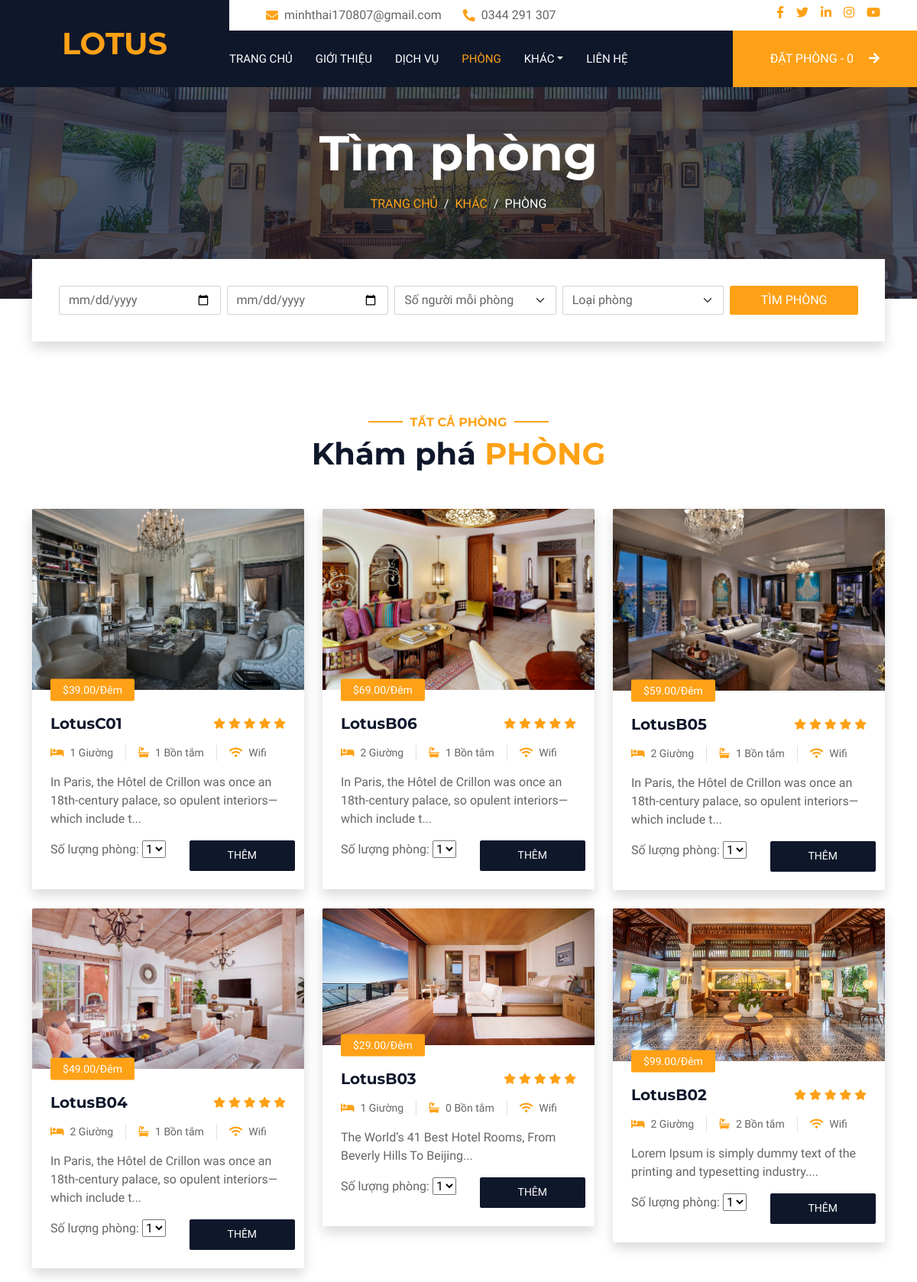
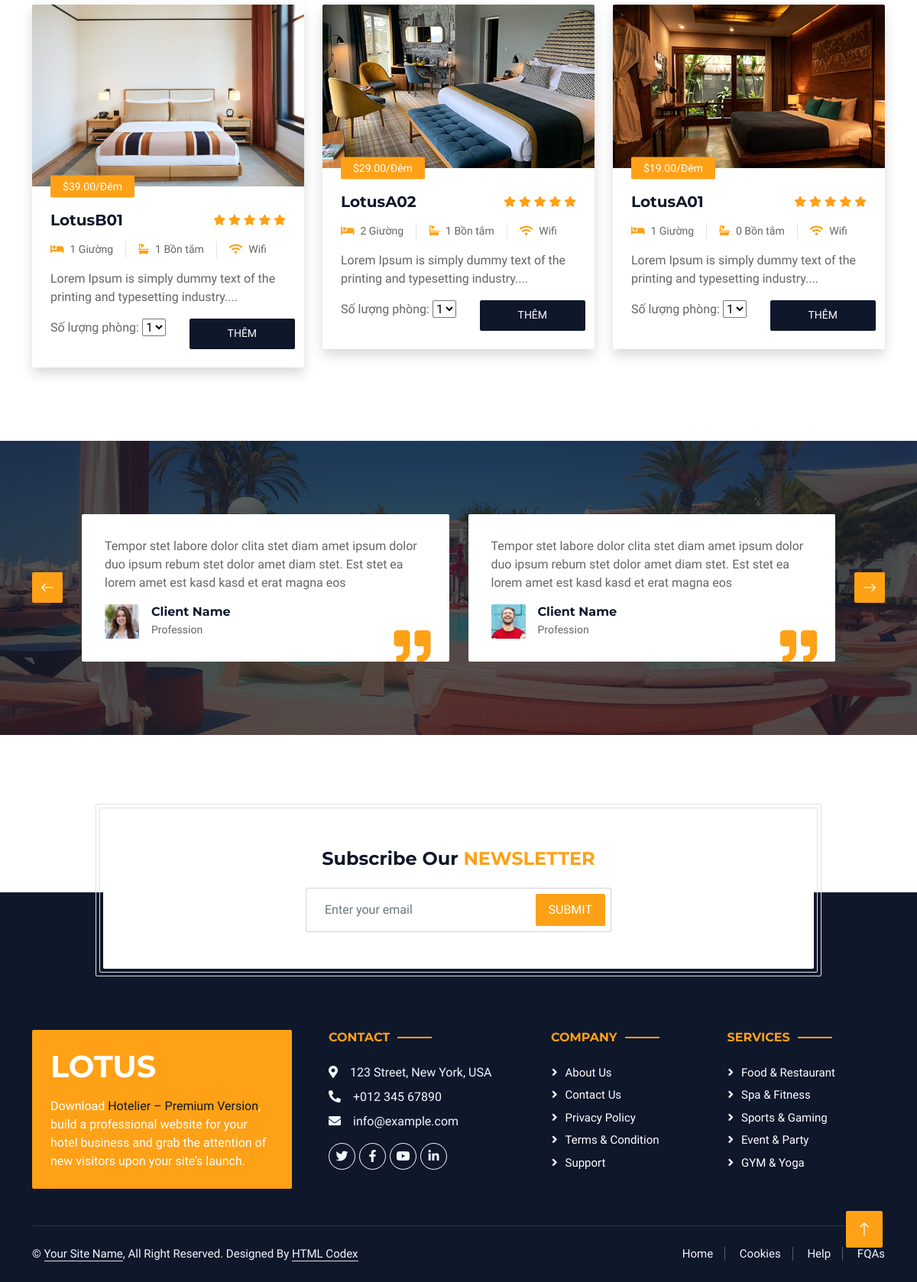
Screenshot of /room_all/ with the database file from the repository (2 pictures, top to bottom).
### store/models.py (models this page shows, shortened)
class Room(models.Model):
    room_code = models.CharField(max_length=255)
    slug = models.SlugField(max_length=255)
    room_type_id = models.ForeignKey(RoomType, related_name='room_type', on_delete=models.SET_NULL, null=True)
    floor_id = models.ForeignKey(Floor, related_name='floor', on_delete=models.SET_NULL, null=True)
    price = models.DecimalField(max_digits=4, decimal_places=2, default=0)
    is_saled = models.BooleanField(default=True)
    image = models.ImageField(upload_to='images/', default='images/default.png')
    image1 = models.ImageField(upload_to='images/', default='images/default.png')
    image2 = models.ImageField(upload_to='images/', default='images/default.png')
    image3 = models.ImageField(upload_to='images/', default='images/default.png')
    bed_qty = models.IntegerField(default=0)
    bath_qty = models.IntegerField(default=0)
    description = models.TextField(default='')  # Cung cấp giá trị mặc định là chuỗi rỗng
    rooms = RoomManager()
    created_date = models.DateTimeField(auto_now_add=True)
    updated_date = models.DateTimeField(auto_now=True)
    created_by = models.CharField(max_length=255, default='admin')
    modified_by = models.CharField(max_length=255, default='admin')
    is_deleted = models.BooleanField(default=False)
    class Meta:
        verbose_name_plural = 'Rooms'
        ordering = ('-created_date',)
    def get_absolute_url(self):
        return reverse('store:room_detail', args=[self.slug])

### store/views.py (the view)
# urls.py: path('room_all/', views.room_all, name="room_all"),
def room_all(request):
    rooms = Room.rooms.all()
    return render(request, 'room/room_all.html', {'rooms':rooms})

### basket/basket.py (called while the page is built)
    def __len__(self):
        return sum(item['qty'] for item in self.basket.values())

### store/context_processors.py (called while the page is built)
def room_types(request):
    return {
        'room_types': RoomType.objects.all()
    }

### store/models.py (called while the page is built)
    def get_queryset(self):
        return super(RoomManager, self).get_queryset().filter(is_saled=True)

    def __str__(self):
        return self.name

### templates/room/room_all.html (shortened to what this page needs)
{% extends "../base.html" %}
{% load static %}
{% block content %}
<div class="container-xxl py-5">
    <div class="container">
        <div class="text-center wow fadeInUp" data-wow-delay="0.1s">
            <h6 class="section-title text-center text-primary text-uppercase">Tất cả phòng</h6>
            <h1 class="mb-5">Khám phá <span class="text-primary text-uppercase">Phòng</span></h1>
        </div>
        <div class="row g-4">
            {% for room in rooms %}
            <div class="col-lg-4 col-md-6 wow fadeInUp" data-wow-delay="0.1s">
                <div class="room-item shadow rounded overflow-hidden">
                    <div class="position-relative">
                        <img class="img-fluid" src="{{ room.image.url }}" alt="">
                        <small class="position-absolute start-0 top-100 translate-middle-y bg-primary text-white rounded py-1 px-3 ms-4">${{room.price}}/Đêm</small>
                    </div>
                    <div class="p-4 mt-2">
                        <div class="d-flex justify-content-between mb-3">
                            <a href="{{ room.get_absolute_url }}"><h5 class="mb-0">{{room.room_code}}
                            </h5></a>
                            <div class="ps-2">
                                <small class="fa fa-star text-primary"></small>
                                <small class="fa fa-star text-primary"></small>
                                <small class="fa fa-star text-primary"></small>
                                <small class="fa fa-star text-primary"></small>
                                <small class="fa fa-star text-primary"></small>
                            </div>
                        </div>
                        <div class="d-flex mb-3">
                            <small class="border-end me-3 pe-3"><i class="fa fa-bed text-primary me-2"></i>{{room.bed_qty}} Giường</small>
                            <small class="border-end me-3 pe-3"><i class="fa fa-bath text-primary me-2"></i>{{room.bath_qty}} Bồn tắm</small>
                            <small><i class="fa fa-wifi text-primary me-2"></i>Wifi</small>
                        </div>
                        <p class="text-body mb-3">{{room.description|slice:":100" }}...</p>
                        <div class="d-flex justify-content-end row">
                            <form action="/action_page.php" class="col-7">
                                <label for="cars">Số lượng phòng:</label>
                                <select name="cars" id="cars">
                                    <option value="1">1</option>
                                </select>
                            </form>
                            <a class="btn btn-sm btn-dark rounded py-2 px-4 col" href="">Thêm</a>
                        </div>
                    </div>
                </div>
            </div>
            {% endfor %}
        </div>
    </div>
</div>
{% endblock %}

### static/css/style.css (style rules this page uses)
:root { --primary: #FEA116; --light: #F1F8FF; --dark: #0F172B; }
.btn { font-weight: 500; text-transform: uppercase; transition: .5s; }
.section-title { position: relative; display: inline-block; }
.section-title::before { position: absolute; content: ""; width: 45px; height: 2px; top: 50%; left: -55px; margin-top: -1px; background: var(--primary); }
.section-title::after { position: absolute; content: ""; width: 45px; height: 2px; top: 50%; right: -55px; margin-top: -1px; background: var(--primary); }

### static/css/room_detail.css (style rules this page uses)
:root { --primary: #FEA116; --light: #F1F8FF; --dark: #0F172B; }
.btn { font-weight: 500; text-transform: uppercase; transition: .5s; }
.section-title { position: relative; display: inline-block; }
.section-title::before { position: absolute; content: ""; width: 45px; height: 2px; top: 50%; left: -55px; margin-top: -1px; background: var(--primary); }
.section-title::after { position: absolute; content: ""; width: 45px; height: 2px; top: 50%; right: -55px; margin-top: -1px; background: var(--primary); }

### rows the page displays
Room: image (picture), price "39.00", room_code "LotusC01", bed_qty "1", bath_qty "1", description "In Paris, the Hôtel de Crillon was once an 18th-century palace, so opulent interiors—which include t"
Room: image (picture), price "69.00", room_code "LotusB06", bed_qty "2", bath_qty "1", description "In Paris, the Hôtel de Crillon was once an 18th-century palace, so opulent interiors—which include t"
Room: image (picture), price "59.00", room_code "LotusB05", bed_qty "2", bath_qty "1", description "In Paris, the Hôtel de Crillon was once an 18th-century palace, so opulent interiors—which include t"
Room: image (picture), price "49.00", room_code "LotusB04", bed_qty "2", bath_qty "1", description "In Paris, the Hôtel de Crillon was once an 18th-century palace, so opulent interiors—which include t"
Room: image (picture), price "29.00", room_code "LotusB03", bed_qty "1", bath_qty "0", description "The World’s 41 Best Hotel Rooms, From Beverly Hills To Beijing"
Room: image (picture), price "99.00", room_code "LotusB02", bed_qty "2", bath_qty "2", description "Lorem Ipsum is simply dummy text of the printing and typesetting industry."
Room: image (picture), price "39.00", room_code "LotusB01", bed_qty "1", bath_qty "1", description "Lorem Ipsum is simply dummy text of the printing and typesetting industry."
Room: image (picture), price "29.00", room_code "LotusA02", bed_qty "2", bath_qty "1", description "Lorem Ipsum is simply dummy text of the printing and typesetting industry."
Room: image (picture), price "19.00", room_code "LotusA01", bed_qty "1", bath_qty "0", description "Lorem Ipsum is simply dummy text of the printing and typesetting industry."
